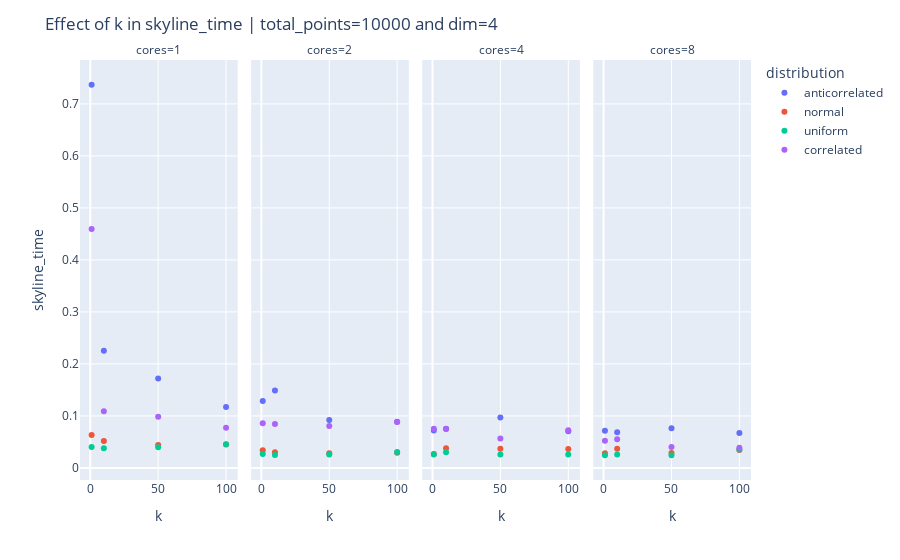

The code cell stored with this chart in its notebook:
### Code cell
# Scatter plots

# FIX: total_points, dim
# Study k effect

# Select a specific dataset
experiment_times_subset = experiment_times[(experiment_times["total_points"]==10000) &
                                                      (experiment_times["dim"]==4)]

print(f"Select {len(experiment_times_subset)} experiments")

# px.scatter
fig = px.scatter(experiment_times_subset,
                 x="k",
                 y=feature_time,
                 color="distribution",
                 facet_col="cores")

fig.update_layout(title=f"Effect of k in {feature_time} | total_points=10000 and dim=4")
    
fig.show()

### Figure 1 — Plotly figure (JSON) as saved in the notebook; plotly's stock layout.template omitted (floating-point values rounded to 4 significant figures)
{"data": [{"hovertemplate": "distribution=anticorrelated<br>cores=1<br>k=%{x}<br>skyline_time=%{y}<extra></extra>", "legendgroup": "anticorrelated", "marker": {"color": "#636efa", "symbol": "circle"}, "mode": "markers", "name": "anticorrelated", "orientation": "v", "showlegend": true, "type": "scatter", "x": [1, 10, 50, 100], "xaxis": "x", "y": [0.7368, 0.2252, 0.1719, 0.1173], "yaxis": "y"}, {"hovertemplate": "distribution=anticorrelated<br>cores=2<br>k=%{x}<br>skyline_time=%{y}<extra></extra>", "legendgroup": "anticorrelated", "marker": {"color": "#636efa", "symbol": "circle"}, "mode": "markers", "name": "anticorrelated", "orientation": "v", "showlegend": false, "type": "scatter", "x": [1, 10, 50, 100], "xaxis": "x2", "y": [0.1285, 0.1491, 0.09235, 0.08863], "yaxis": "y2"}, {"hovertemplate": "distribution=anticorrelated<br>cores=4<br>k=%{x}<br>skyline_time=%{y}<extra></extra>", "legendgroup": "anticorrelated", "marker": {"color": "#636efa", "symbol": "circle"}, "mode": "markers", "name": "anticorrelated", "orientation": "v", "showlegend": false, "type": "scatter", "x": [1, 10, 50, 100], "xaxis": "x3", "y": [0.07183, 0.07556, 0.09688, 0.07053], "yaxis": "y3"}, {"hovertemplate": "distribution=anticorrelated<br>cores=8<br>k=%{x}<br>skyline_time=%{y}<extra></extra>", "legendgroup": "anticorrelated", "marker": {"color": "#636efa", "symbol": "circle"}, "mode": "markers", "name": "anticorrelated", "orientation": "v", "showlegend": false, "type": "scatter", "x": [1, 10, 50, 100], "xaxis": "x4", "y": [0.07148, 0.06871, 0.07626, 0.06714], "yaxis": "y4"}, {"hovertemplate": "distribution=normal<br>cores=1<br>k=%{x}<br>skyline_time=%{y}<extra></extra>", "legendgroup": "normal", "marker": {"color": "#EF553B", "symbol": "circle"}, "mode": "markers", "name": "normal", "orientation": "v", "showlegend": true, "type": "scatter", "x": [1, 10, 50, 100], "xaxis": "x", "y": [0.06329, 0.05158, 0.04389, 0.04498], "yaxis": "y"}, {"hovertemplate": "distribution=normal<br>cores=2<br>k=%{x}<br>skyline_time=%{y}<extra></extra>", "legendgroup": "normal", "marker": {"color": "#EF553B", "symbol": "circle"}, "mode": "markers", "name": "normal", "orientation": "v", "showlegend": false, "type": "scatter", "x": [1, 10, 50, 100], "xaxis": "x2", "y": [0.03427, 0.03039, 0.02823, 0.02932], "yaxis": "y2"}, {"hovertemplate": "distribution=normal<br>cores=4<br>k=%{x}<br>skyline_time=%{y}<extra></extra>", "legendgroup": "normal", "marker": {"color": "#EF553B", "symbol": "circle"}, "mode": "markers", "name": "normal", "orientation": "v", "showlegend": false, "type": "scatter", "x": [1, 10, 50, 100], "xaxis": "x3", "y": [0.02693, 0.03791, 0.037, 0.03647], "yaxis": "y3"}, {"hovertemplate": "distribution=normal<br>cores=8<br>k=%{x}<br>skyline_time=%{y}<extra></extra>", "legendgroup": "normal", "marker": {"color": "#EF553B", "symbol": "circle"}, "mode": "markers", "name": "normal", "orientation": "v", "showlegend": false, "type": "scatter", "x": [1, 10, 50, 100], "xaxis": "x4", "y": [0.02839, 0.03696, 0.02889, 0.03459], "yaxis": "y4"}, {"hovertemplate": "distribution=uniform<br>cores=1<br>k=%{x}<br>skyline_time=%{y}<extra></extra>", "legendgroup": "uniform", "marker": {"color": "#00cc96", "symbol": "circle"}, "mode": "markers", "name": "uniform", "orientation": "v", "showlegend": true, "type": "scatter", "x": [1, 10, 50, 100], "xaxis": "x", "y": [0.04029, 0.03782, 0.03985, 0.04577], "yaxis": "y"}, {"hovertemplate": "distribution=uniform<br>cores=2<br>k=%{x}<br>skyline_time=%{y}<extra></extra>", "legendgroup": "uniform", "marker": {"color": "#00cc96", "symbol": "circle"}, "mode": "markers", "name": "uniform", "orientation": "v", "showlegend": false, "type": "scatter", "x": [1, 10, 50, 100], "xaxis": "x2", "y": [0.02688, 0.02508, 0.0257, 0.03049], "yaxis": "y2"}, {"hovertemplate": "distribution=uniform<br>cores=4<br>k=%{x}<br>skyline_time=%{y}<extra></extra>", "legendgroup": "uniform", "marker": {"color": "#00cc96", "symbol": "circle"}, "mode": "markers", "name": "uniform", "orientation": "v", "showlegend": false, "type": "scatter", "x": [1, 10, 50, 100], "xaxis": "x3", "y": [0.0261, 0.03042, 0.0258, 0.02587], "yaxis": "y3"}, {"hovertemplate": "distribution=uniform<br>cores=8<br>k=%{x}<br>skyline_time=%{y}<extra></extra>", "legendgroup": "uniform", "marker": {"color": "#00cc96", "symbol": "circle"}, "mode": "markers", "name": "uniform", "orientation": "v", "showlegend": false, "type": "scatter", "x": [1, 10, 50, 100], "xaxis": "x4", "y": [0.02458, 0.02593, 0.02442, 0.03544], "yaxis": "y4"}, {"hovertemplate": "distribution=correlated<br>cores=1<br>k=%{x}<br>skyline_time=%{y}<extra></extra>", "legendgroup": "correlated", "marker": {"color": "#ab63fa", "symbol": "circle"}, "mode": "markers", "name": "correlated", "orientation": "v", "showlegend": true, "type": "scatter", "x": [1, 10, 50, 100], "xaxis": "x", "y": [0.4593, 0.1092, 0.0984, 0.07724], "yaxis": "y"}, {"hovertemplate": "distribution=correlated<br>cores=2<br>k=%{x}<br>skyline_time=%{y}<extra></extra>", "legendgroup": "correlated", "marker": {"color": "#ab63fa", "symbol": "circle"}, "mode": "markers", "name": "correlated", "orientation": "v", "showlegend": false, "type": "scatter", "x": [1, 10, 50, 100], "xaxis": "x2", "y": [0.08593, 0.0844, 0.08074, 0.0885], "yaxis": "y2"}, {"hovertemplate": "distribution=correlated<br>cores=4<br>k=%{x}<br>skyline_time=%{y}<extra></extra>", "legendgroup": "correlated", "marker": {"color": "#ab63fa", "symbol": "circle"}, "mode": "markers", "name": "correlated", "orientation": "v", "showlegend": false, "type": "scatter", "x": [1, 10, 50, 100], "xaxis": "x3", "y": [0.07522, 0.07508, 0.05655, 0.07251], "yaxis": "y3"}, {"hovertemplate": "distribution=correlated<br>cores=8<br>k=%{x}<br>skyline_time=%{y}<extra></extra>", "legendgroup": "correlated", "marker": {"color": "#ab63fa", "symbol": "circle"}, "mode": "markers", "name": "correlated", "orientation": "v", "showlegend": false, "type": "scatter", "x": [1, 10, 50, 100], "xaxis": "x4", "y": [0.05222, 0.05523, 0.04018, 0.03878], "yaxis": "y4"}], "layout": {"annotations": [{"font": {}, "showarrow": false, "text": "cores=1", "x": 0.1175, "xanchor": "center", "xref": "paper", "y": 1, "yanchor": "bottom", "yref": "paper"}, {"font": {}, "showarrow": false, "text": "cores=2", "x": 0.3725, "xanchor": "center", "xref": "paper", "y": 1, "yanchor": "bottom", "yref": "paper"}, {"font": {}, "showarrow": false, "text": "cores=4", "x": 0.6275, "xanchor": "center", "xref": "paper", "y": 1, "yanchor": "bottom", "yref": "paper"}, {"font": {}, "showarrow": false, "text": "cores=8", "x": 0.8825, "xanchor": "center", "xref": "paper", "y": 1, "yanchor": "bottom", "yref": "paper"}], "legend": {"title": {"text": "distribution"}, "tracegroupgap": 0}, "margin": {"t": 60}, "title": {"text": "Effect of k in skyline_time | total_points=10000 and dim=4"}, "xaxis": {"anchor": "y", "domain": [0, 0.235], "title": {"text": "k"}}, "xaxis2": {"anchor": "y2", "domain": [0.255, 0.49], "matches": "x", "title": {"text": "k"}}, "xaxis3": {"anchor": "y3", "domain": [0.51, 0.745], "matches": "x", "title": {"text": "k"}}, "xaxis4": {"anchor": "y4", "domain": [0.765, 1.0], "matches": "x", "title": {"text": "k"}}, "yaxis": {"anchor": "x", "domain": [0, 1], "title": {"text": "skyline_time"}}, "yaxis2": {"anchor": "x2", "domain": [0, 1], "matches": "y", "showticklabels": false}, "yaxis3": {"anchor": "x3", "domain": [0, 1], "matches": "y", "showticklabels": false}, "yaxis4": {"anchor": "x4", "domain": [0, 1], "matches": "y", "showticklabels": false}}}
